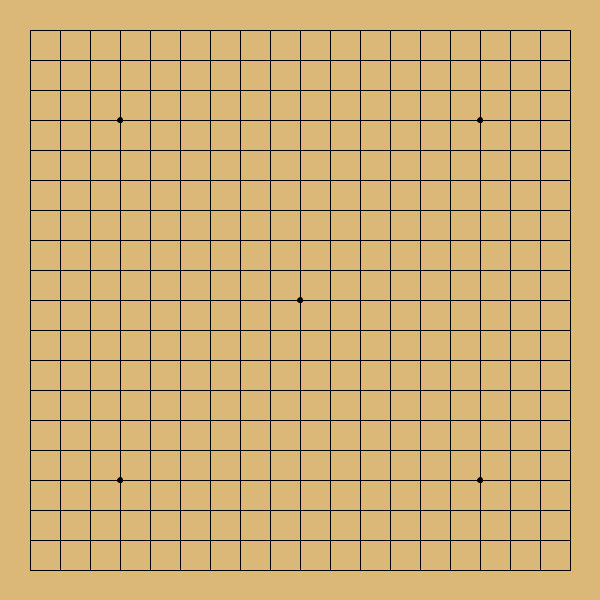
Frame 1 (no input)
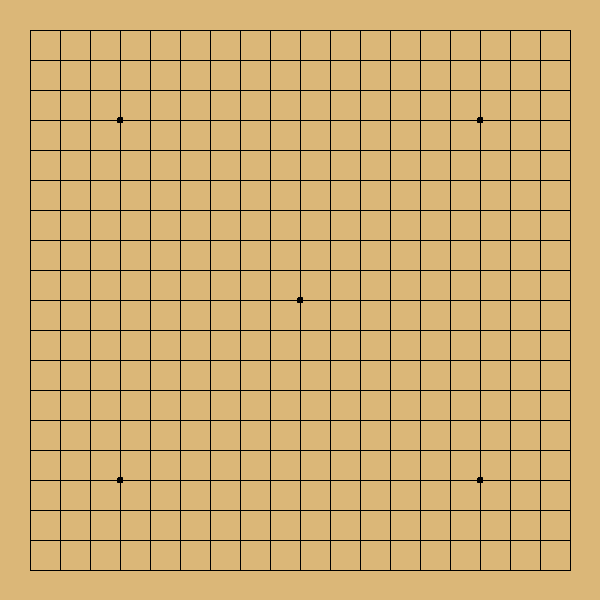
Frame 60 (the mouse pressed at the canvas centre just before this capture)
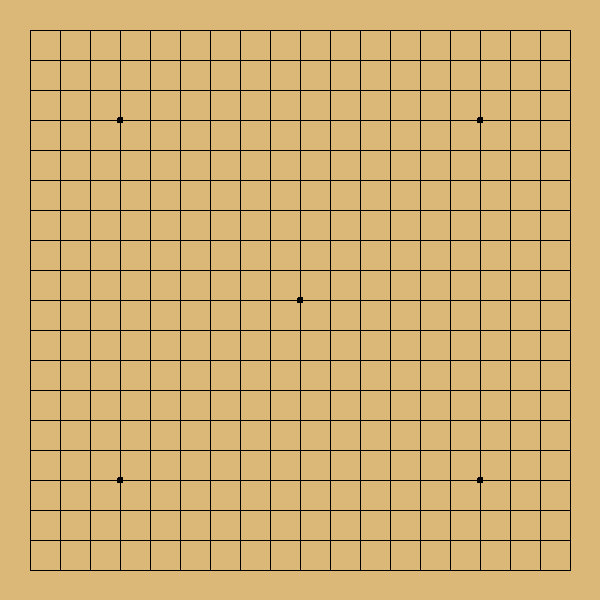
Frame 120 (the mouse held since frame 60 and released just before this capture)

The Processing sketch that drew these frames (run headless with seeded random() and noise(); from frame 60 on, the mouse is pressed at the canvas centre):

// Processing sketch: processing_163306
// ── processing_163306.pde

int value=0;

void setup() {
  size(600, 600);
  background(219,183,120);
}

void draw() {

  for (int i=30; i<=570; i+=30) {
    line(30, i, 570, i);
    line(i, 30, i, 570);
  }
  fill(0);
  ellipse(width/2, height/2, 5, 5);
  ellipse(120, 120, 5, 5);
  ellipse(width-120, 120, 5, 5);
  ellipse(120, width-120, 5, 5);
  ellipse(width-120, height-120, 5, 5);
}

void mouseClicked() {
  fill(value);
  ellipse(mouseX, mouseY, 20, 20);
  if (value==0) {
    value=255;
  } else {
    value=0;
  }
}

void mousePressed() {
  if (mouseButton==RIGHT) {
    setup();
  }
}
